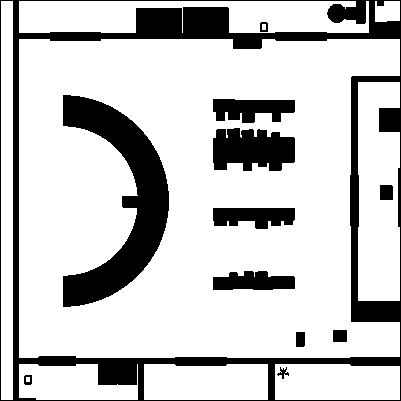
#> input picture src/dataset_sim_hospital/hospital_sim_original/label.png, 401 x 401 px
$ python hospital_object.py
#> lines starting #> are read from the running program, lines starting #| are printed output that depends on the picture
import sys

import math, random
import numpy as np

import matplotlib.pyplot as plt
import matplotlib.patches as patches

from PIL import Image
import networkx as nx # type: ignore

# HPD - Hospital Dataset
'''
File info:
    Name    - [hpd_object]
    Author  - [Ze]
    Date    - [Dec. 2024] -> [Dec. 2024]
    Exe     - [Yes]
File description:
    Single moving object interaction in hospital dataset (HPD) simulation.
File content:
    Graph               <class> - Define a map object.
    Moving_Object       <class> - Define a moving object.
    return_map          <func>  - Load the map.
    return_path         <func>  - Load a path.
Comments:
    401*401 (16.04m * 16.04m) square area: Everything is proportional to the real size.
'''

def return_map(map_path):
    '''401 * 401 area'''
    the_map = Image.open(map_path)
#> the_map is the input picture: PIL image 401x401 RGBA; mean R, G, B, A 200.2, 200.2, 200.2, 255
    return the_map

def return_path(start_node_index, num_traversed_nodes):
    assert(1<=start_node_index<=22)
    assert(2<=num_traversed_nodes<=10)
    graph = return_netgraph()
    noise = 10

    path_idx = [start_node_index]
    path = [graph.nodes[start_node_index]['pos']]
    for _ in range(num_traversed_nodes):
        connected_nodes_idx = list(graph.adj[path_idx[-1]])
        connected_nodes_idx = [x for x in connected_nodes_idx if x not in path_idx]
        if not connected_nodes_idx:
            break
        next_idx = random.choice(connected_nodes_idx) # NOTE: Change this to get desired path pattern
        path_idx.append(next_idx)
        path.append(graph.nodes[next_idx]['pos'])
    path = [(int(x[0])+random.randint(-noise, noise),
             int(x[1])+random.randint(-noise, noise)) for x in path]
    return path

def return_netgraph():
    nodes = {1: [40, 60], 2: [50, 390], 3: [70, 60], 4: [70, 10], 5: [40, 335], 6: [400, 335], 7: [200, 335],
             8: [200, 390], 9: [185, 335], 10: [185, 60], 11: [330, 200], 12: [50, 335], 13: [300, 60], 14: [300, 10],
             15: [400, 60], 16: [400, 200], 17: [185, 185], 18: [330, 185], 19: [185, 250], 20: [330, 250],
             21: [330, 335], 22: [330, 60]
            }
    edges = [(1, 3), (1, 5), (2, 12), (3, 4), (3, 10), (5, 12), (6, 21),
             (7, 8), (7, 9), (7, 21), (9, 19), (9, 12), (10, 13), (10, 17),
             (11, 16), (11, 18), (11, 20), (13, 14), (13, 15), (13, 22),
             (17, 18), (17, 19), (18, 22), (19, 20), (20, 21)
            ]

    G = nx.Graph()
    for p in nodes:
        G.add_node(p, pos=nodes[p])
    G.add_edges_from(edges)
    return G

class Graph:
    def __init__(self, map_path):
        if map_path is not None:
            self.the_map = return_map(map_path)
        else:
            self.the_map = None

    def get_path(self, start_node_index, num_traversed_nodes):
        self.path = return_path(start_node_index, num_traversed_nodes)
        return self.path

    def plot_map(self, ax):
        ax.imshow(self.the_map)

    def plot_path(self, ax, color='k--', path=None):
        this_path = self.path
        if path is not None:
            this_path = path
        for i in range(len(this_path)-1):
            ax.plot([this_path[i][0], this_path[i+1][0]], [this_path[i][1], this_path[i+1][1]], color)

class MovingObject():
    def __init__(self, current_position, stagger=0):
        self.stagger = stagger
        self.traj = [current_position]

    @staticmethod
    def motion_model(ts, state, action):
        x,y = state[0], state[1]
        vx, vy = action[0], action[1]
        x += ts*vx
        y += ts*vy
        return (x,y)

    def one_step(self, ts, action):
        self.traj.append(self.motion_model(ts, self.traj[-1], action))

    def run(self, path, ts=.2, vmax=0.5):
        coming_path = path[1:]
        cnt = 0
        while(len(coming_path)>0):
            cnt += 1

            stagger = random.choice([1,-1]) * random.randint(0,10)/10*self.stagger
            x, y = self.traj[-1][0], self.traj[-1][1]
            dist_to_next_goal = math.hypot(coming_path[0][0]-x, coming_path[0][1]-y)
            if dist_to_next_goal < (vmax*ts):
                coming_path.pop(0)
                continue
            else:
                dire = ((coming_path[0][0]-x)/dist_to_next_goal, (coming_path[0][1]-y)/dist_to_next_goal)
                action = (dire[0]*vmax+stagger, dire[1]*vmax+stagger)
                self.one_step(ts, action)


if __name__ == '__main__':
    import os, sys
    import pathlib

    SIM_TIMES = 10
    root_dir = pathlib.Path(__file__).resolve().parents[2]
    map_path = os.path.join(root_dir, 'src', 'dataset_sim_hospital/hospital_sim_original', 'label.png')
    the_map = return_map(map_path=map_path)
    netgraph = return_netgraph()

    _, [ax1,ax2,ax3] = plt.subplots(1,3)
    [ax.set_aspect('equal', 'box') for ax in [ax1,ax2,ax3]]

    ax1.imshow(the_map)
    [ax1.plot(netgraph.nodes[n]['pos'][0], netgraph.nodes[n]['pos'][1], 'x') for n in list(netgraph.nodes)]
    [ax1.text(netgraph.nodes[n]['pos'][0], netgraph.nodes[n]['pos'][1], n) for n in list(netgraph.nodes)]
    ax2.imshow(np.ones_like(the_map))
    [ax2.plot(netgraph.nodes[n]['pos'][0], netgraph.nodes[n]['pos'][1], 'x') for n in list(netgraph.nodes)]
    [ax2.text(netgraph.nodes[n]['pos'][0], netgraph.nodes[n]['pos'][1], n) for n in list(netgraph.nodes)]
    nx.draw_networkx_edges(netgraph, nx.get_node_attributes(netgraph,'pos'), ax=ax1, edge_color='r')
    nx.draw_networkx_edges(netgraph, nx.get_node_attributes(netgraph,'pos'), ax=ax2, edge_color='r')

    ts = 0.2
    stagger = 1 + random.randint(1, 5)
    vmax = 11 + random.randint(1, 12) # 1m = 25px, reasonable speed is 12~25px/s
    graph = Graph(map_path=map_path)
    for i in range(SIM_TIMES): # type: ignore
        print(i)
        ax3.cla()
        [ax3.plot(netgraph.nodes[n]['pos'][0], netgraph.nodes[n]['pos'][1], 'x') for n in list(netgraph.nodes)]
        [ax3.text(netgraph.nodes[n]['pos'][0], netgraph.nodes[n]['pos'][1], n) for n in list(netgraph.nodes)]
        # start_node_index = random.choice(range(39))
        start_node_index = random.choice(range(1,22))
        num_traversed_nodes = random.choice(range(5,10))

        path = graph.get_path(start_node_index=start_node_index, num_traversed_nodes=num_traversed_nodes)
        obj = MovingObject(path[0], stagger)
        obj.run(path, ts, vmax)

        graph.plot_map(ax3)
        graph.plot_path(ax3, color='go--')
        ax3.plot(np.array(obj.traj)[:,0],np.array(obj.traj)[:,1],'.')

        plt.pause(0.5)
#> this loop made 10 passes
#> pass 1, `plt.pause(0.5)`:
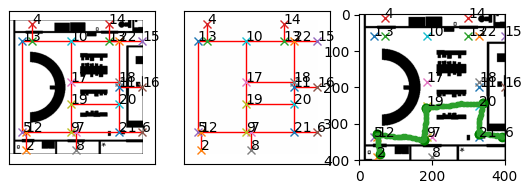
#> figure drawn by matplotlib, 3 panels
#> pass 2, `plt.pause(0.5)`:
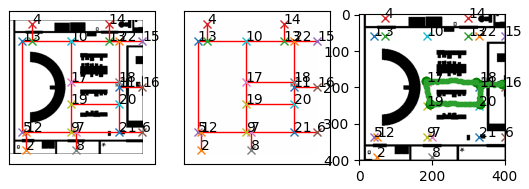
#> figure drawn by matplotlib, 3 panels

    plt.tight_layout()
    plt.show()
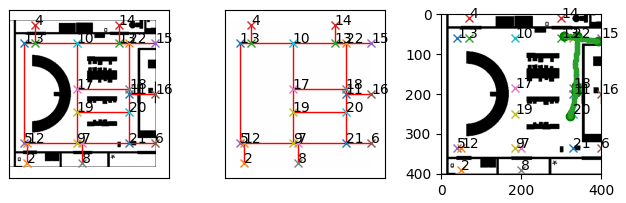
#> figure drawn by matplotlib, 3 panels
